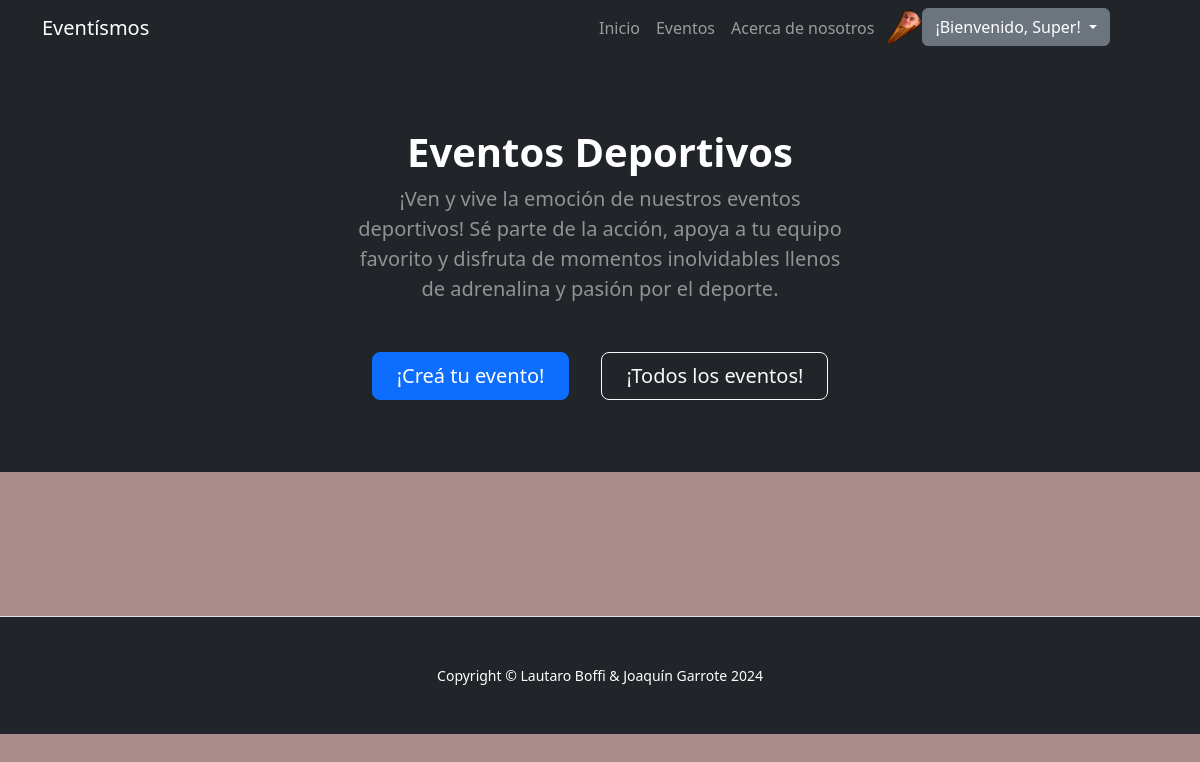
Page /appentrega/deportivos/ (signed in) on the earlier database version.
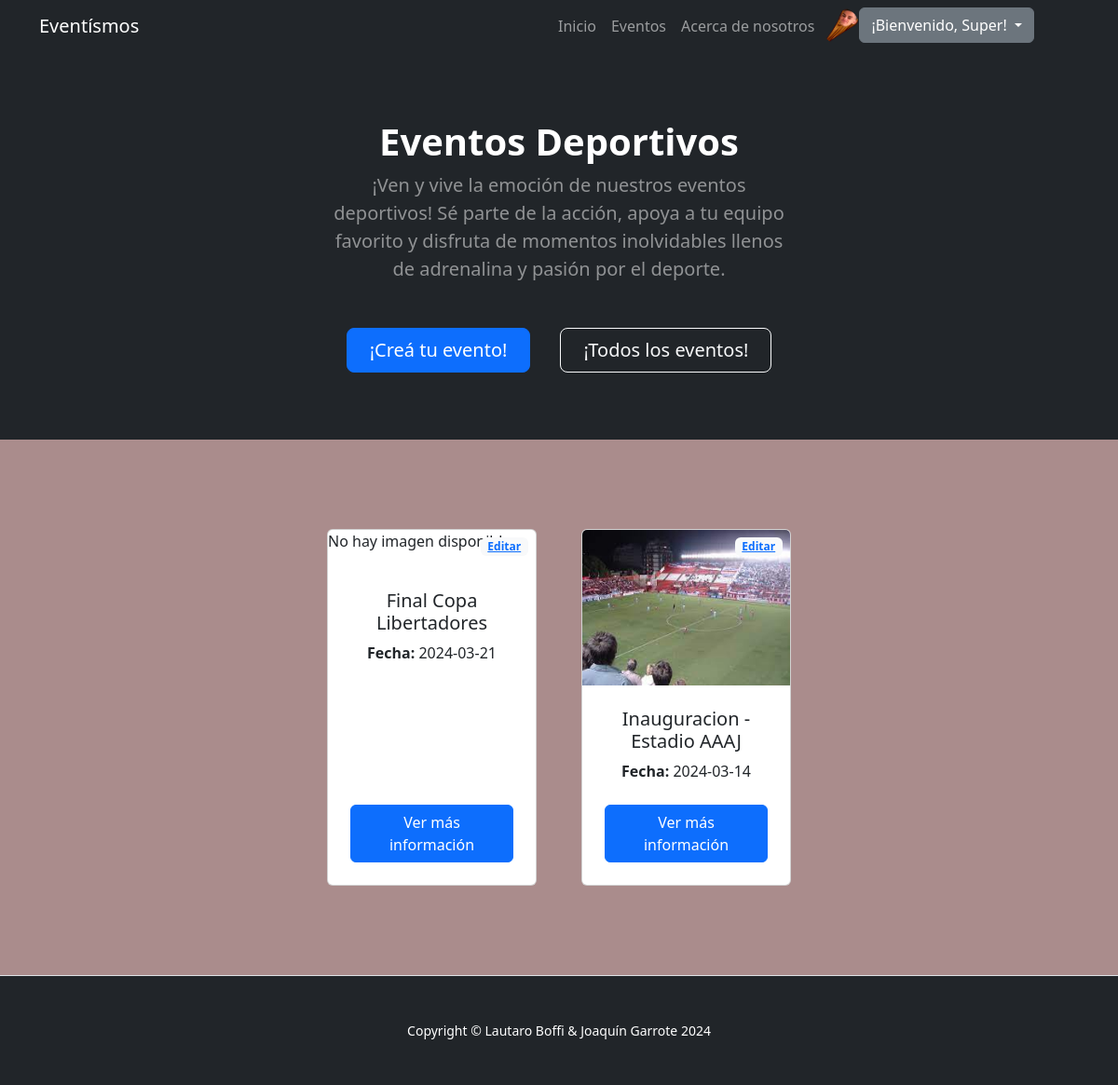
Same page on the later database version.
### appentrega/models.py (models this page shows, shortened)
class Evento(models.Model):
    nombre = models.CharField(max_length=40)
    categoria = models.CharField(max_length=40)
    ubicacion = models.CharField(max_length=40)
    fecha = models.CharField(max_length=40)
    descripcion = models.CharField(max_length=10000)
    imagen = models.ImageField(upload_to='event_images/', null=True, blank=True)

### appentrega/views.py (the view)
# urls.py: path('deportivos/', views.deportivos, name="Deportivos"),
def deportivos(request):
    object_list = Evento.objects.all()
    return render(request, "appentrega/evento/categorias/deportivos.html", {'object_list': object_list})

### appentrega/templates/appentrega/evento/categorias/deportivos.html (shortened to what this page needs)
{% extends 'appentrega/base.html' %}
{% load static %}
{% block form %}
<header class="bg-dark py-5">
    <div class="container px-5">
        <div class="row gx-5 justify-content-center">
            <div class="col-lg-6">
                <div class="text-center mb-0 mt-4">
                    <h1 class="display-7 fw-bolder text-white mb-2">Eventos Deportivos</h1>
                </div>
                <div class="text-center mb-5 mt-0">
                    <p class="lead fw-normal text-white-50 mb-0">¡Ven y vive la emoción de nuestros eventos deportivos! Sé parte de la acción, apoya a tu equipo favorito y disfruta de momentos inolvidables llenos de adrenalina y pasión por el deporte.</p>
                </div>
                <div class="d-grid gap-3 d-sm-flex justify-content-sm-center mb-4 mt-4">
                    <a class="btn btn-primary btn-lg px-4 me-sm-3" href="{% url "CrearEvento" %}">¡Creá tu evento!</a>
                    <a class="btn btn-outline-light btn-lg px-4" href="{% url "ListaEvento" %}">¡Todos los eventos!</a>
                </div>
            </div>
        </div>
    </div>
</header>
<section class="py-5 border-bottom" id="features">
    <div class="container px-4 px-lg-5 mt-5">
        <div class="row gx-4 gx-lg-5 row-cols-2 row-cols-md-3 row-cols-xl-4 justify-content-center">
            {% for evento in object_list %}
                {% if evento.categoria == "FestivalDeportivo" %}
                    <div class="col mb-5">
                        <div class="card h-100">
                            <div class="badge bg-light text-black position-absolute" style="top: 0.5rem; right: 0.5rem">
                                <a href="{% url 'EditarEvento' evento.id %}">Editar</a>
                            </div>
                            {% if evento.imagen %}
                                <img class="card-img-top" src="{{ evento.imagen.url }}" alt="Evento Imagen" style="max-width: 450px; max-height: 300px" />
                            {% else %}
                                <p>No hay imagen disponible</p>
                            {% endif %}
                            <div class="card-body p-4">
                                <div class="text-center">
                                    <h5 class="card-title">{{ evento.nombre }}</h5>
                                    <p class="card-text"><strong>Fecha: </strong>{{ evento.fecha }}</p>
                                </div>
                            </div>
                            <div class="card-footer p-4 pt-0 border-top-0 bg-transparent">
                                <div class="text-center"><a href="{% url 'DetalleEvento' evento.id %}" class="btn btn-primary">Ver más información</a></div>
                            </div>
                        </div>
                    </div>
                {% endif %}
            {% endfor %}
        </div>
    </div>
</section>
{% endblock form %}

Differences in the rows shown:
now on this page (row edited): Evento: imagen "No hay imagen disponible", nombre "Final Copa Libertadores", fecha "2024-03-21"
now on this page (row edited): Evento: imagen (picture), nombre "Inauguracion - Estadio AAAJ", fecha "2024-03-14"
